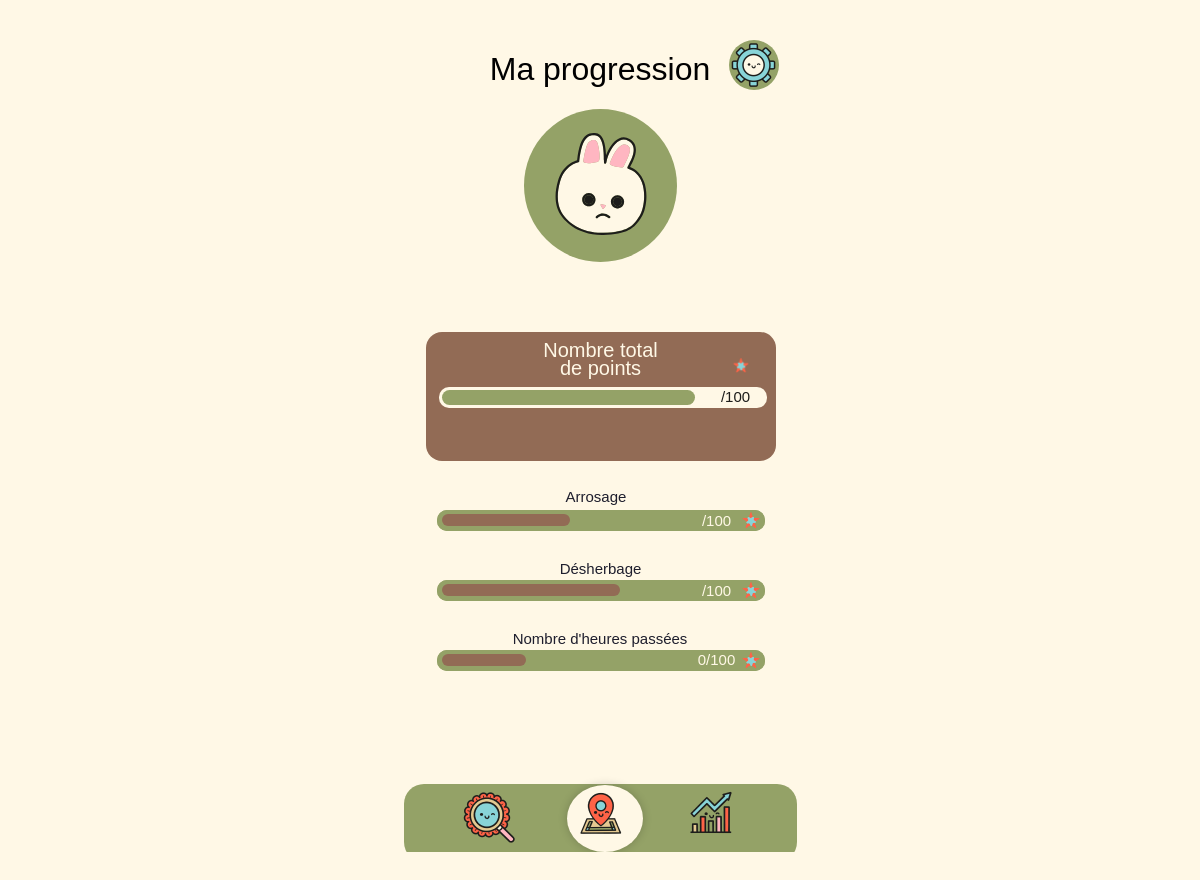
The app's page /maprogression (signed in), older data.
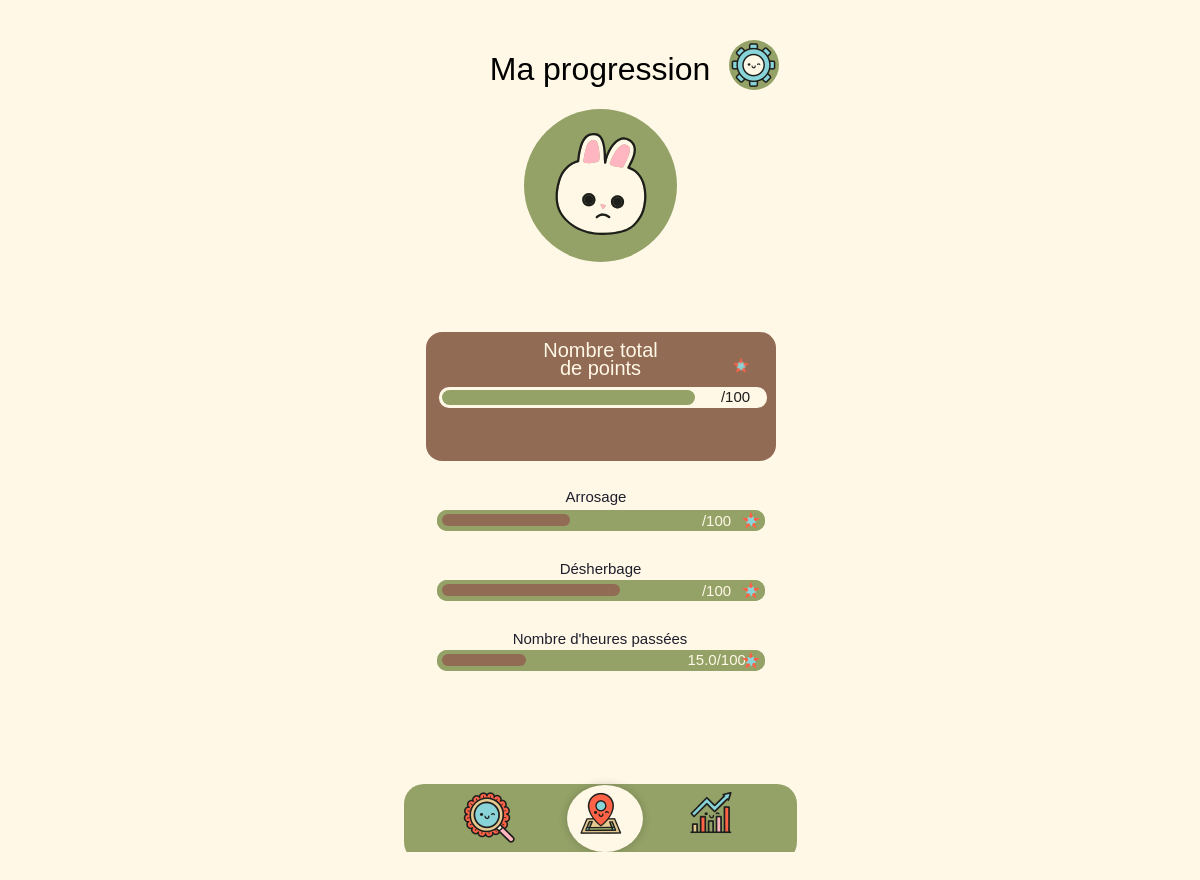
The same page, newer data.
### tables this page shows
CREATE TABLE progression (
        id_utilisateur INTEGER,
        general TEXT,
        arrosage TEXT,
        desherbage TEXT,
        heures_passees REAL,
        PRIMARY KEY (id_utilisateur),
        FOREIGN KEY (id_utilisateur) REFERENCES utilisateur(id_utilisateur) ON DELETE CASCADE
    );

### routes/maprogression_routes.py (the view)
@maprogression_bp.route('/maprogression')
def maprogression():
    print("Session avant accès à maprogression :", session)  # Vérifier si user_id est bien en session
    if 'user_id' not in session:
        return redirect(url_for('auth.login'))  # Redirection si non connecté
    user_id = session['user_id']
    db = get_db()
    progression = db.execute('''
        SELECT general, arrosage, desherbage, heures_passees
        FROM progression
        WHERE id_utilisateur = ?
    ''', (user_id,)).fetchone()
    progression_data = {
        'general': progression[0] if progression else 0,
        'arrosage': progression[1] if progression else 0,
        'desherbage': progression[2] if progression else 0,
        'heures_passees': progression[3] if progression else 0
    }
    return render_template("maprogression.html", progression=progression_data)

### utils/database.py (called while the page is built)
def get_db():
    db_path = os.path.join(os.path.dirname(os.path.dirname(__file__)), 'backend', 'plantes.db')
    conn = sqlite3.connect(db_path)
    conn.row_factory = sqlite3.Row
    return conn

### templates/maprogression.html (shortened to what this page needs)
<!DOCTYPE html>
<html>
  <head>
    <link rel="stylesheet" href="static/maprogression.css" />
    <link rel="stylesheet" href="static/global.css">
  </head>
  <body>
    <div class="prog-perso">
      <div class="div">
        <div class="overlap-2">
          <div class="text-wrapper-3">Ma progression</div>
          <div class="parametre">
            <div class="overlap-group-2">
              <img class="ecrou" src="static/images/ecrou.png" />
            </div>
          </div>
        </div>
        <div class="overlap">
          <div class="group">
            <div class="group-2">
              <img class="map" src="static/images/map.png" />
              <img class="resultats" src="static/images/re-sultats.png" />
            </div>
          </div>
          <img class="loupe" src="static/images/loupe.png" />
        </div>
        <div class="overlap-group">
          <div class="text-wrapper">Nombre total de points</div>
          <div class="rectangle-4"></div>
          <img class="group-3" src="static/images/profil.svg" />
          <div class="text-wrapper-2">{{ progression.progression_generale }}/100</div>
          <div class="overlap-wrapper">
            <div class="star-wrapper"><img class="star" src="static/images/etoile.png" /></div>
          </div>
        </div>
        <div class="overlap-3">
          <div class="rectangle-5"></div>
          <div class="rectangle-6"></div>
          <div class="text-wrapper-4">{{ progression.progression_arrosage }}/100</div>
          <div class="overlap-group-wrapper">
            <div class="img-wrapper"><img class="star-2" src="static/images/etoile.png" /></div>
          </div>
        </div>
        <div class="text-wrapper-5">Arrosage</div>
        <div class="overlap-4">
          <div class="rectangle-7"></div>
          <div class="text-wrapper-4">{{ progression.progression_desherbage }}/100</div>
          <div class="overlap-group-wrapper">
            <div class="overlap-5"><img class="star-2" src="static/images/etoile.png"/></div>
          </div>
        </div>
        <div class="text-wrapper-6">Désherbage</div>
        <div class="overlap-6">
          <div class="text-wrapper-7">Nombre d'heures passées</div>
          <div class="overlap-7">
            <div class="rectangle-8"></div>
            <div class="rectangle-9"></div>
            <div class="text-wrapper-8">{{ progression.heures_passees }}/100</div>
            <div class="group-4">
              <div class="overlap-8"><img class="star-2" src="static/images/etoile.png" /></div>
            </div>
          </div>
        </div>
      </div>
    </div>
  </body>
</html>

### static/global.css (style rules this page uses)
body { background-color: #FFF8E6; font-family: "DynaPuff", cursive; margin: 0; padding-bottom: 80px; display: flex; flex-direction: column; align-items: center; text-align: center; }
.map { width: 50px; height: 50px; object-fit: cover; background-color: #FFF8E6; border-radius: 50%; box-shadow: 0 0 10px rgba(0, 0, 0, 0.2); }

Row changes from the older to the newer data that the page shows:
added progression: heures_passees "15.0"
Text that changed along with them:
{{ progression.heures_passees }}: "0" → (not shown)
